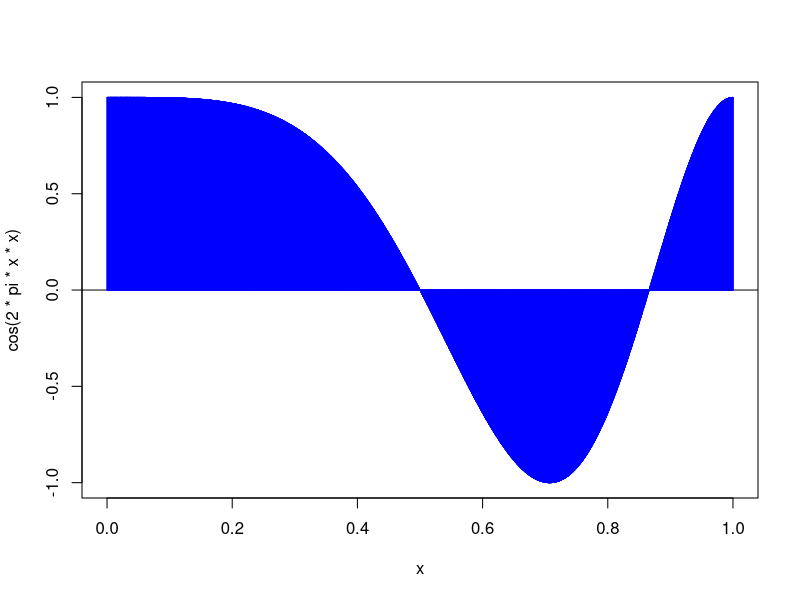

The R source for this figure: (Note: this script raises an error after producing the figure.)
x = runif(100, 0, 1)

y = sum(cos(2*pi*x))/100
y

x = runif(1000, 0, 1)

y = sum(cos(2*pi*x))/1000
y


x = runif(1000000, 0, 1)

y = sum(cos(2*pi*x*x))/1000000
y



x = runif(10000, 0, 1)
x


curve(expr = cos(2*pi*x*x), from = 0, to = 1)
abline(h = 0, col="black")


segments(x0 = x,
         x1 = x,
         y0 = cos(2*pi*x*x),
         y1 = 0,
         col = "blue") 


f = c(cos(2*pi*x*x))
fresnelC(f)
